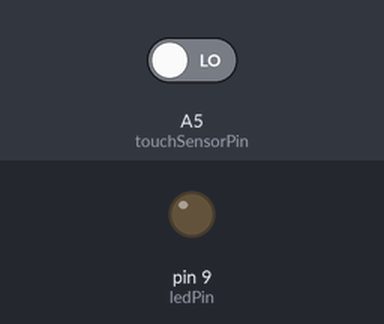
Simulated run of this sketch. Board: Arduino Uno, built with avr-gcc and run on an emulated ATmega328P. Shown: output pins drawn as LEDs (lit = HIGH). The inputs (shaded band) are chosen by the test bench; at power-on: A5 (touchSensorPin) LOW.

Above: at 1.2 s.
1.3 s: A5 (touchSensorPin) driven HIGH
At 2.1 s:
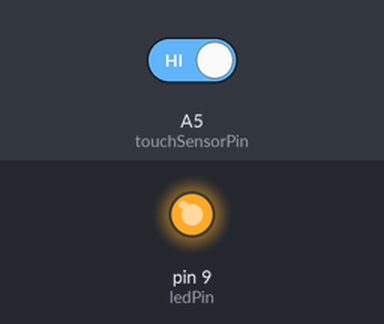
Timing chart, 0 to 4.3 s (numbered marks = the images above; inputs shaded):
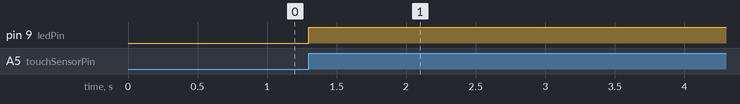

The sketch:

touch1.ino
```cpp
const int touchSensorPin = A5; // 락킹터치 센서의 OUT 핀을 아두이노의 2번 핀에 연결
const int ledPin = 9;        // LED를 아두이노의 13번 핀에 연결
bool ledState = false;        // LED의 상태를 저장하는 변수 (false: 꺼짐, true: 켜짐)
bool touchFlag = false;       // 터치 상태를 저장하는 변수 (false: 터치 안 함, true: 터치 함)

void setup() {
  digitalWrite(ledPin, LOW);
  pinMode(touchSensorPin, INPUT); // 락킹터치 센서의 핀을 입력으로 설정
  pinMode(ledPin, OUTPUT);     // LED의 핀을 출력으로 설정

}

void loop() {
  int touchState = digitalRead(touchSensorPin); // 락킹터치 센서의 상태를 읽음

  // 터치를 감지하면 LED 상태를 변경
  if (touchState == HIGH && !touchFlag) {     // 터치되고, 이전에 터치 안한 경우
    ledState = !ledState;
    digitalWrite(ledPin, ledState);
    touchFlag = true;
  } else if (touchState == LOW) {            // 터치 안된 경우
    touchFlag = false;
  }
}
  
```

Measured:
- after the input at 1.3 s, pin 9 (ledPin): LOW → HIGH at once
